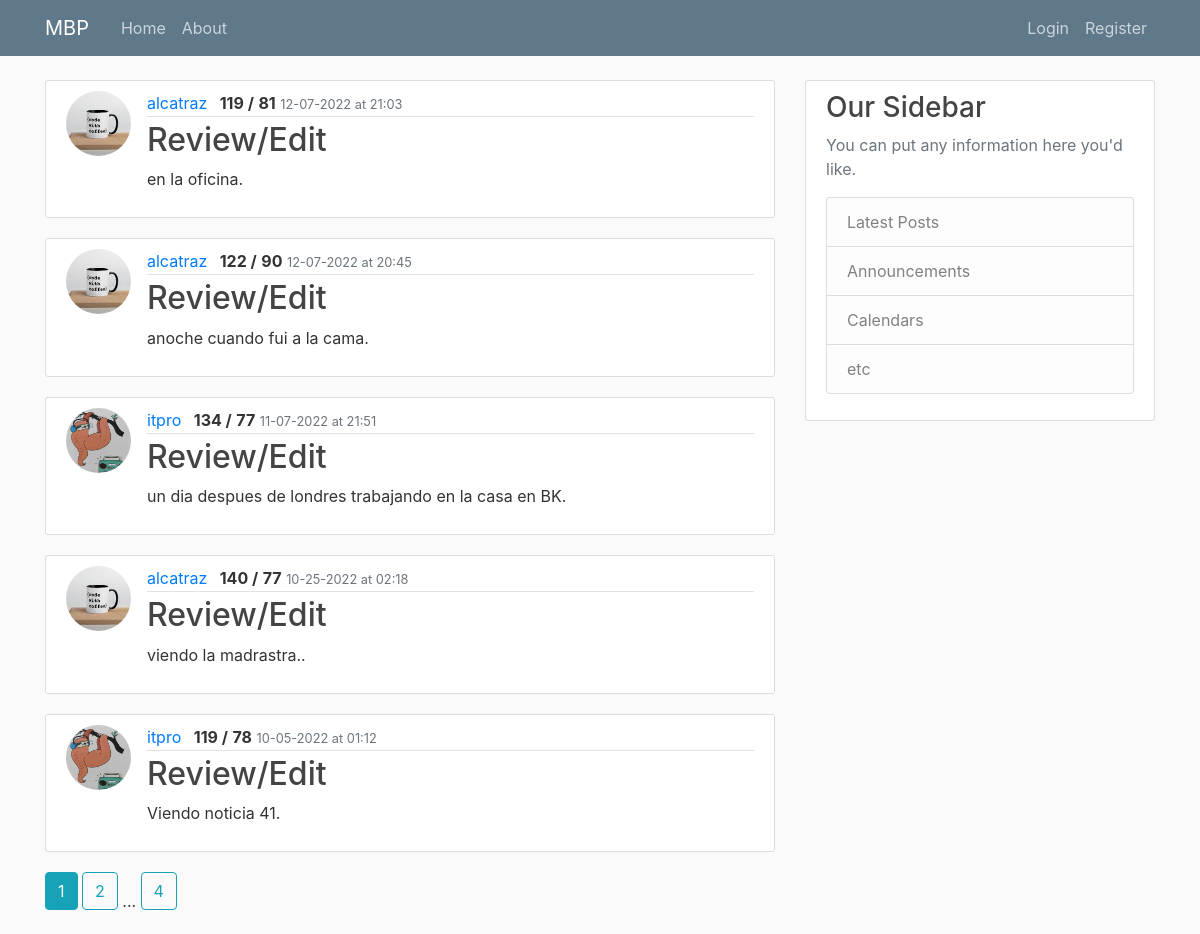
The page /home on the database its author committed.
### mbp/models.py (models this page shows, shortened)
class Reading(db.Model):
    id = db.Column(db.Integer, primary_key=True)
    sys = db.Column(db.String(3), nullable=False)
    dia = db.Column(db.String(3), nullable=False)
    notes = db.Column(db.Text, nullable=False)
    date_posted = db.Column(db.DateTime, nullable=False, default=datetime.utcnow)
    user_id = db.Column(db.Integer, db.ForeignKey('user.id'), nullable=False)

class User(db.Model, UserMixin):
    id = db.Column(db.Integer, primary_key=True)
    username = db.Column(db.String(20), unique=True, nullable=False)
    email = db.Column(db.String(120), unique=True, nullable=False)
    image_file = db.Column(db.String(20), nullable=False, default='default.jpg')
    password = db.Column(db.String(60), nullable=False)
    readings = db.relationship('Reading', backref='user', lazy=True)

### mbp/main/routes.py (the view)
@main.route('/')
@main.route('/home')
def home():
    page = request.args.get('page', 1, type=int) #Grab the page we want. In this case page one. Set type integer as the page number.
    reading = Reading.query.order_by(Reading.date_posted.desc()).paginate(page=page, per_page=5) #Show 5 readings per page. Can use http://localhost:8000/home?page=3 to navigate to pages.
    return render_template('index.html', reading=reading)

### mbp/templates/index.html
{% extends "base.html" %}
{% block content %}
    {% for reading in reading.items %}
    <article class="media content-section">
      <img class="rounded-circle article-img" src="{{ url_for('static', filename='profile_pics/' + reading.user.image_file) }}" />
      <div class="media-body">
        <div class="article-metadata">
          <a class="mr-2" href="{{ url_for('users.user_readings', username=reading.user.username) }}">{{ reading.user.username }}</a>
          <text class="font-weight-bold">{{ reading.sys }} /</text>
          <text class="font-weight-bold">{{ reading.dia}}</text>
          <small class="text-muted">{{ reading.date_posted.strftime('%m-%d-%Y at %H:%M') }}</small>
        </div>
        <h2><a class="article-title" href="{{ url_for('readings.reading', reading_id=reading.id) }}">Review/Edit</a></h2>
          <p class="article-content">{{ reading.notes }}</p>
      </div>
    </article>
    {% endfor %}
    {% for page_num in reading.iter_pages(left_edge=1, right_edge=1, left_current=1, right_current=2) %}
      {% if page_num %}
        {% if reading.page == page_num %}
          <a class="btn btn-info mb-4" href="{{ url_for('main.home', page=page_num) }}">{{ page_num }}</a>
        {% else %}
          <a class="btn btn-outline-info mb-4" href="{{ url_for('main.home', page=page_num) }}">{{ page_num }}</a>
        {% endif %}
      {% else %}
        ...
      {% endif %}
    {% endfor %}
{% endblock content %}

### mbp/templates/base.html (shortened to what this page needs)
<!DOCTYPE html>
<html>
<head>
    <link rel="stylesheet" href="https://maxcdn.bootstrapcdn.com/bootstrap/4.0.0/css/bootstrap.min.css">
    <link rel="stylesheet" type="text/css" href="{{ url_for('static', filename='css/main.css') }}">
</head>
<body>
  <header class="site-header">
<nav class="navbar navbar-expand-md navbar-dark bg-steel fixed-top">
  <div class="container">
    <a class="navbar-brand mr-4" href="/">MBP</a>
    <div class="collapse navbar-collapse" id="navbarToggle">
      <div class="navbar-nav mr-auto">
        <a class="nav-item nav-link" href="/">Home</a>
        <a class="nav-item nav-link" href="/about">About</a>
      </div>
      <div class="navbar-nav">
        {% if current_user.is_authenticated %}
        <a class="nav-item nav-link" href="{{ url_for('readings.new_reading') }}">New Reading</a>
          <a class="nav-item nav-link" href="{{ url_for('users.account') }}">Account</a>
          <a class="nav-item nav-link" href="{{ url_for('users.logout') }}">Logout</a>
        {% else %}
          <a class="nav-item nav-link" href="{{ url_for('users.login') }}">Login</a>
          <a class="nav-item nav-link" href="{{ url_for('users.register') }}">Register</a>
        {% endif %}
      </div>
    </div>
  </div>
</nav>
</header>
      <main role="main" class="container">
        <div class="row">
          <div class="col-md-8">
            {% block content %}{% endblock %}
          </div>
          <div class="col-md-4">
            <div class="content-section">
              <h3>Our Sidebar</h3>
              <p class='text-muted'>You can put any information here you'd like.
                <ul class="list-group">
                  <li class="list-group-item list-group-item-light">Latest Posts</li>
                  <li class="list-group-item list-group-item-light">Announcements</li>
                  <li class="list-group-item list-group-item-light">Calendars</li>
                  <li class="list-group-item list-group-item-light">etc</li>
                </ul>
              </p>
            </div>
          </div>
        </div>
      </main>
</body>
</html>

### mbp/static/css/main.css (style rules this page uses)
body { background: #fafafa; color: #333333; margin-top: 5rem; }
h1, h2, h3, h4, h5, h6 { color: #444444; }
.bg-steel { background-color: #5f788a; }
.site-header .navbar-nav .nav-link { color: #cbd5db; }
.content-section { background: #ffffff; padding: 10px 20px; border: 1px solid #dddddd; border-radius: 3px; margin-bottom: 20px; }
.article-title { color: #444444; }
.article-content { white-space: pre-line; }
.article-img { height: 65px; width: 65px; margin-right: 16px; }
.article-metadata { padding-bottom: 1px; margin-bottom: 4px; border-bottom: 1px solid #e3e3e3 }

### rows shown on the page
Reading: image_file (picture), user.username "alcatraz", sys "119", dia "81", date_posted "12-07-2022 at 21:03", notes "en la oficina."
Reading: image_file (picture), user.username "alcatraz", sys "122", dia "90", date_posted "12-07-2022 at 20:45", notes "anoche cuando fui a la cama."
Reading: image_file (placeholder picture), user.username "itpro", sys "134", dia "77", date_posted "11-07-2022 at 21:51", notes "un dia despues de londres trabajando en la casa en BK."
Reading: image_file (picture), user.username "alcatraz", sys "140", dia "77", date_posted "10-25-2022 at 02:18", notes "viendo la madrastra.."
Reading: image_file (placeholder picture), user.username "itpro", sys "119", dia "78", date_posted "10-05-2022 at 01:12", notes "Viendo noticia 41."

### other values the page prints
{{ page_num }} "1"
{{ page_num }} "2" "4"
